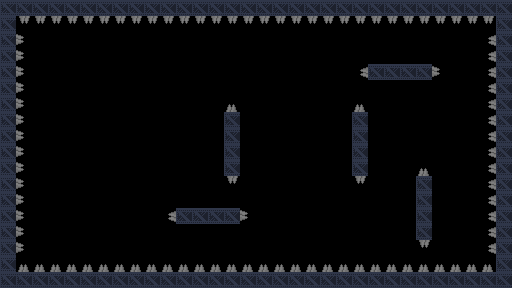

The image is a tile-based game level rendered from a .tmx file. Its description and complete source (layers, tilesets, objects, tile grids) follow:
An orthogonal 32x18 tile map with 16x16 px tiles, 2 tile layers (background, details), 2 tilesets and 8 objects (4x gravity, spawn, goal).

<map version="1.5" tiledversion="1.7.2" orientation="orthogonal" renderorder="right-down" width="32" height="18" tilewidth="16" tileheight="16" infinite="0" nextlayerid="4" nextobjectid="51">
 <properties>
  <property name="title" value="fdfdfdf" />
 </properties>
 <tileset firstgid="1" source="industrial.v2.tsx" />
 <tileset firstgid="1025" source="Dungeon Sprites.tsx" />
 <layer id="3" name="background" width="32" height="18">
  <data encoding="csv">
0,0,0,0,0,0,0,0,0,0,0,0,0,0,0,0,0,0,0,0,0,0,0,0,0,0,0,0,0,0,0,0,
0,0,0,0,0,0,0,0,0,0,0,0,0,0,0,0,0,0,0,0,0,0,0,0,0,0,0,0,0,0,0,0,
0,0,0,0,0,0,0,0,0,0,0,0,0,0,0,0,0,0,0,0,0,0,0,0,0,0,0,0,0,0,0,0,
0,0,0,0,0,0,0,0,0,0,0,0,0,0,0,0,0,0,0,0,0,0,0,0,0,0,0,0,0,0,0,0,
0,0,0,0,0,0,0,0,0,0,0,0,0,0,0,0,0,0,0,0,0,0,0,0,0,0,0,0,0,0,0,0,
0,0,0,0,0,0,0,0,0,0,0,0,0,0,0,0,0,0,0,0,0,0,0,0,0,0,0,0,0,0,0,0,
0,0,0,0,0,0,0,0,0,0,0,0,0,0,0,0,0,0,0,0,0,0,0,0,0,0,0,0,0,0,0,0,
0,0,0,0,0,0,0,0,0,0,0,0,0,0,0,0,0,0,0,0,0,0,0,0,0,0,0,0,0,0,0,0,
0,0,0,0,0,0,0,0,0,0,0,0,0,0,0,0,0,0,0,0,0,0,0,0,0,0,0,0,0,0,0,0,
0,0,0,0,0,0,0,0,0,0,0,0,0,0,0,0,0,0,0,0,0,0,0,0,0,0,0,0,0,0,0,0,
0,0,0,0,0,0,0,0,0,0,0,0,0,0,0,0,0,0,0,0,0,0,0,0,0,0,0,0,0,0,0,0,
0,0,0,0,0,0,0,0,0,0,0,0,0,0,0,0,0,0,0,0,0,0,0,0,0,0,0,0,0,0,0,0,
0,0,0,0,0,0,0,0,0,0,0,0,0,0,0,0,0,0,0,0,0,0,0,0,0,0,0,0,0,0,0,0,
0,0,0,0,0,0,0,0,0,0,0,0,0,0,0,0,0,0,0,0,0,0,0,0,0,0,0,0,0,0,0,0,
0,0,0,0,0,0,0,0,0,0,0,0,0,0,0,0,0,0,0,0,0,0,0,0,0,0,0,0,0,0,0,0,
0,0,0,0,0,0,0,0,0,0,0,0,0,0,0,0,0,0,0,0,0,0,0,0,0,0,0,0,0,0,0,0,
0,0,0,0,0,0,0,0,0,0,0,0,0,0,0,0,0,0,0,0,0,0,0,0,0,0,0,0,0,0,0,0,
0,0,0,0,0,0,0,0,0,0,0,0,0,0,0,0,0,0,0,0,0,0,0,0,0,0,0,0,0,0,0,0
</data>
 </layer>
 <layer id="1" name="details" width="32" height="18">
  <properties>
   <property name="physics" type="bool" value="true" />
  </properties>
  <data encoding="csv">
20,20,20,20,20,20,20,20,20,20,20,20,20,20,20,20,20,20,20,20,20,20,20,20,20,20,20,20,20,20,20,20,
20,3221226628,3221226628,3221226628,3221226628,3221226628,3221226628,3221226628,3221226628,3221226628,3221226628,3221226628,3221226628,3221226628,3221226628,3221226628,3221226628,3221226628,3221226628,3221226628,3221226628,3221226628,3221226628,3221226628,3221226628,3221226628,3221226628,3221226628,3221226628,3221226628,3221226628,20,
20,2684355716,0,0,0,0,0,0,0,0,0,0,0,0,0,0,0,0,0,0,0,0,0,0,0,0,0,0,0,0,1610613892,20,
20,2684355716,0,0,0,0,0,0,0,0,0,0,0,0,0,0,0,0,0,0,0,0,0,0,0,0,0,0,0,0,1610613892,20,
20,2684355716,0,0,0,0,0,0,0,0,0,0,0,0,0,0,0,0,0,0,0,0,1610613892,20,20,20,20,2684355716,0,0,1610613892,20,
20,2684355716,0,0,0,0,0,0,0,0,0,0,0,0,0,0,0,0,0,0,0,0,0,0,0,0,0,0,0,0,1610613892,20,
20,2684355716,0,0,0,0,0,0,0,0,0,0,0,0,1156,0,0,0,0,0,0,0,1156,0,0,0,0,0,0,0,1610613892,20,
20,2684355716,0,0,0,0,0,0,0,0,0,0,0,0,20,0,0,0,0,0,0,0,20,0,0,0,0,0,0,0,1610613892,20,
20,2684355716,0,0,0,0,0,0,0,0,0,0,0,0,20,0,0,0,0,0,0,0,20,0,0,0,0,0,0,0,1610613892,20,
20,2684355716,0,0,0,0,0,0,0,0,0,0,0,0,20,0,0,0,0,0,0,0,20,0,0,0,0,0,0,0,1610613892,20,
20,2684355716,0,0,0,0,0,0,0,0,0,0,0,0,20,0,0,0,0,0,0,0,20,0,0,0,1156,0,0,0,1610613892,20,
20,2684355716,0,0,0,0,0,0,0,0,0,0,0,0,3221226628,0,0,0,0,0,0,0,3221226628,0,0,0,20,0,0,0,1610613892,20,
20,2684355716,0,0,0,0,0,0,0,0,0,0,0,0,0,0,0,0,0,0,0,0,0,0,0,0,20,0,0,0,1610613892,20,
20,2684355716,0,0,0,0,0,0,0,0,1610613892,20,20,20,20,2684355716,0,0,0,0,0,0,0,0,0,0,20,0,0,0,1610613892,20,
20,2684355716,0,0,0,0,0,0,0,0,0,0,0,0,0,0,0,0,0,0,0,0,0,0,0,0,20,0,0,0,1610613892,20,
20,2684355716,0,0,0,0,0,0,0,0,0,0,0,0,0,0,0,0,0,0,0,0,0,0,0,0,3221226628,0,0,0,1610613892,20,
20,1156,1156,1156,1156,1156,1156,1156,1156,1156,1156,1156,1156,1156,1156,1156,1156,1156,1156,1156,1156,1156,1156,1156,1156,1156,1156,1156,1156,1156,1156,20,
20,20,20,20,20,20,20,20,20,20,20,20,20,20,20,20,20,20,20,20,20,20,20,20,20,20,20,20,20,20,20,20
</data>
 </layer>
 <objectgroup id="2" name="objects">
  <object id="2" name="spawn" gid="513" x="96" y="152" width="16" height="16" />
  <object id="36" name="goal" gid="1158" x="396" y="144" width="16" height="16" />
  <object id="40" name="gravity" gid="526" x="248" y="152" width="16" height="16" />
  <object id="43" x="520" y="140" width="83" height="19">
   <text wrap="1" halign="center">16 tiles</text>
  </object>
  <object id="44" name="gravity" gid="526" x="200" y="248" width="16" height="16" />
  <object id="45" name="gravity" gid="526" x="392" y="56" width="16" height="16" />
  <object id="46" name="gravity" gid="526" x="440" y="216" width="16" height="16" />
  <object id="48" x="48" y="40" width="144" height="56">
   <text wrap="1" halign="center">Touch gravity fields again to deactivate them.</text>
  </object>
 </objectgroup>
</map>
